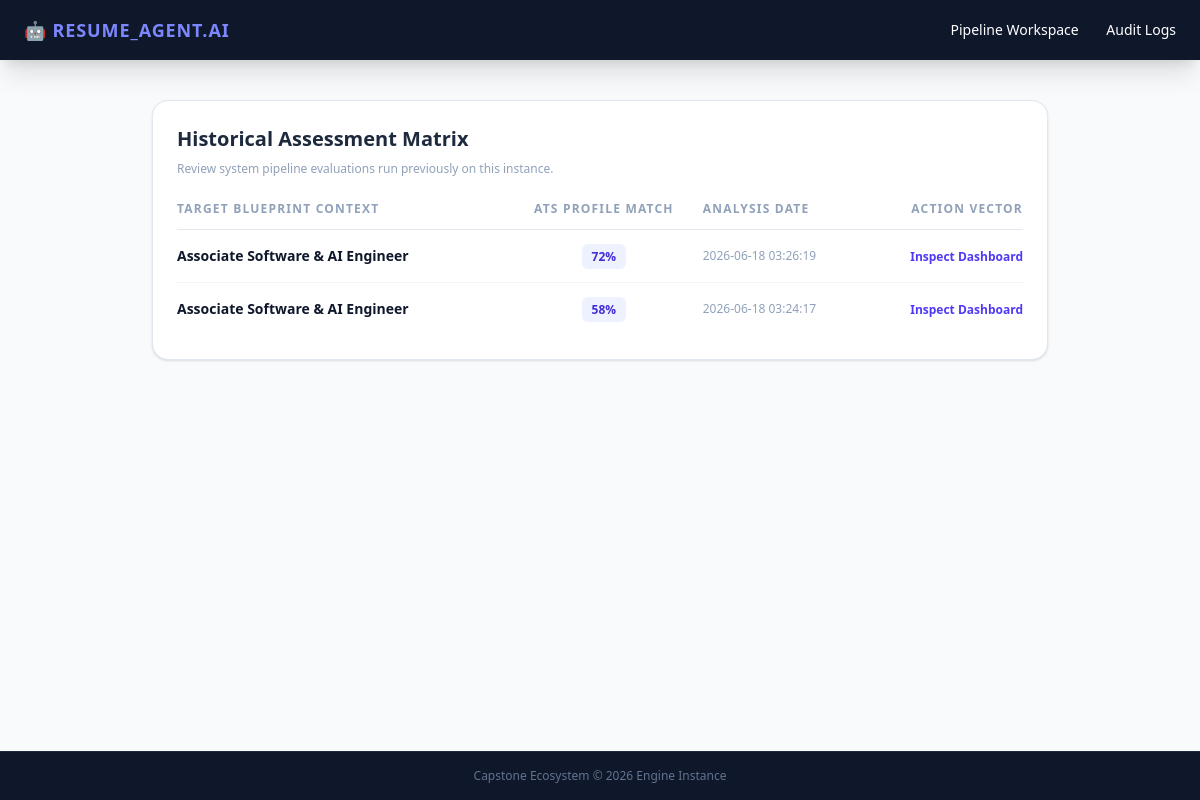
The app's page /history with its own data.
### tables this page shows
CREATE TABLE analysis_history (
            analysis_id INTEGER PRIMARY KEY AUTOINCREMENT,
            user_id INTEGER NOT NULL,
            job_title TEXT NOT NULL,
            ats_score INTEGER NOT NULL,
            skills_found TEXT NOT NULL,
            missing_skills TEXT NOT NULL,
            suggestions TEXT NOT NULL,
            summary TEXT NOT NULL,
            analyzed_at TIMESTAMP DEFAULT CURRENT_TIMESTAMP,
            FOREIGN KEY (user_id) REFERENCES users (user_id)
        );

### app.py (the view)
@app.route('/history')
def history():
    conn = get_db_connection()
    rows = conn.execute('SELECT * FROM analysis_history WHERE user_id = 1 ORDER BY analyzed_at DESC').fetchall()
    conn.close()
    return render_template('history.html', history=rows)

### database.py (called while the page is built)
def get_db_connection():
    os.makedirs(os.path.dirname(Config.DATABASE_PATH), exist_ok=True)
    conn = sqlite3.connect(Config.DATABASE_PATH)
    conn.row_factory = sqlite3.Row
    return conn

### templates/history.html
{% extends 'base.html' %}
{% block content %}
<div class="bg-white p-6 rounded-2xl shadow-sm border border-slate-200 max-w-4xl mx-auto">
    <h2 class="text-xl font-black text-slate-800 mb-2">Historical Assessment Matrix</h2>
    <p class="text-xs text-slate-400 mb-6">Review system pipeline evaluations run previously on this instance.</p>
    <div class="overflow-x-auto">
        <table class="w-full text-left border-collapse text-sm">
            <thead>
                <tr class="border-b border-slate-200 text-slate-400 text-xs font-bold tracking-widest uppercase">
                    <th class="pb-3">Target Blueprint Context</th>
                    <th class="pb-3 text-center">ATS Profile Match</th>
                    <th class="pb-3">Analysis Date</th>
                    <th class="pb-3 text-right">Action Vector</th>
                </tr>
            </thead>
            <tbody class="divide-y divide-slate-100 text-slate-700 font-medium">
                {% for log in history %}
                <tr class="hover:bg-slate-50/80 transition">
                    <td class="py-4 font-bold text-slate-900">{{ log.job_title }}</td>
                    <td class="py-4 text-center">
                        <span class="font-bold px-2.5 py-1 rounded-md bg-indigo-50 text-indigo-700 text-xs">
                            {{ log.ats_score }}%
                        </span>
                    </td>
                    <td class="py-4 text-xs text-slate-400">{{ log.analyzed_at }}</td>
                    <td class="py-4 text-right">
                        <a href="/dashboard/{{ log.analysis_id }}" class="text-indigo-600 hover:text-indigo-900 hover:underline text-xs font-bold">Inspect Dashboard</a>
                    </td>
                </tr>
                {% else %}
                <tr>
                    <td colspan="4" class="py-12 text-center text-slate-400 italic text-xs">
                        No pipelines have run on this deployment structure yet.
                    </td>
                </tr>
                {% endfor %}
            </tbody>
        </table>
    </div>
</div>
{% endblock %}

### templates/base.html (shortened to what this page needs)
<!DOCTYPE html>
<html lang="en">
<head>
    <script src="https://cdn.jsdelivr.net/npm/@tailwindcss/browser@4"></script>
</head>
<body class="bg-slate-50 font-sans text-slate-900 min-h-screen flex flex-col">
    <nav class="bg-slate-900 text-white shadow-xl">
        <div class="max-w-7xl mx-auto px-6 py-4 flex justify-between items-center">
            <a href="/" class="text-lg font-black tracking-wider text-indigo-400">🤖 RESUME_AGENT.AI</a>
            <div class="space-x-6 text-sm font-medium">
                <a href="/" class="hover:text-indigo-400 transition">Pipeline Workspace</a>
                <a href="/history" class="hover:text-indigo-400 transition">Audit Logs</a>
            </div>
        </div>
    </nav>
    <main class="flex-grow max-w-7xl w-full mx-auto p-6 md:p-10">
        {% block content %}{% endblock %}
    </main>
    <footer class="bg-slate-900 text-slate-500 text-center py-4 text-xs border-t border-slate-800">
        Capstone Ecosystem &copy; 2026 Engine Instance
    </footer>
</body>
</html>

### records on screen
analysis_history: job_title "Associate Software & AI Engineer", ats_score "72", analyzed_at "2026-06-18 03:26:19"
analysis_history: job_title "Associate Software & AI Engineer", ats_score "58", analyzed_at "2026-06-18 03:24:17"
